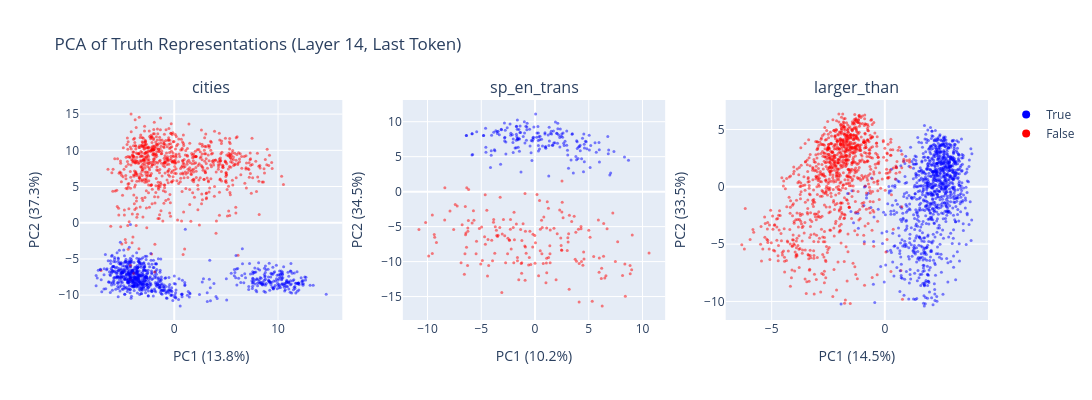

The notebook cell saved with this chart:
### Markdown cell above
Now let's visualize the PCA projections for all three datasets. Each point is a statement, colored by whether it's true or false.

Before running the cell, think about what you expect to see - PCA is completely unsupervised, so any separation by label would mean truth is one of the most prominent directions of variation in the activation space. Figure 1 of the Geometry of Truth paper shows this plot for LLaMA-2-70B; our results use 13B, so they might be somewhat noisier, but should still show the same qualitative pattern.

### Code cell
fig = make_subplots(rows=1, cols=3, subplot_titles=DATASET_NAMES)

for i, name in enumerate(DATASET_NAMES):
    acts = activations[name]
    label_text = labels_dict[name]
    prompts = statements_dict[name]
    pcs = get_pca_components(acts, k=2)
    X_centered = acts - acts.mean(dim=0)
    projected = (X_centered @ pcs).numpy()

    # Compute variance explained
    total_var = X_centered.var(dim=0).sum().item()
    pc_var = t.tensor(projected).var(dim=0)
    pct_explained = (pc_var / total_var * 100).tolist()

    colors = ["blue" if l == 1 else "red" for l in label_text.tolist()]
    fig.add_trace(
        go.Scatter(
            x=projected[:, 0],
            y=projected[:, 1],
            mode="markers",
            marker=dict(color=colors, size=3, opacity=0.5),
            name=name,
            showlegend=False,
            hovertext=prompts,
            customdata=list(zip(prompts, label_text)),
            hovertemplate=(
                "<b>%{customdata[1]}</b><br>"
                "%{customdata[0]}<br>"
                "PC1: %{x:.2f}<br>"
                "PC2: %{y:.2f}"
                "<extra></extra>"
            ),
        ),
        row=1,
        col=i + 1,
    )
    fig.update_xaxes(title_text=f"PC1 ({pct_explained[0]:.1f}%)", row=1, col=i + 1)
    fig.update_yaxes(title_text=f"PC2 ({pct_explained[1]:.1f}%)", row=1, col=i + 1)

# Add a legend manually
fig.add_trace(go.Scatter(x=[None], y=[None], mode="markers", marker=dict(color="blue", size=8), name="True"))
fig.add_trace(go.Scatter(x=[None], y=[None], mode="markers", marker=dict(color="red", size=8), name="False"))

fig.update_layout(
    title="PCA of Truth Representations (Layer 14, Last Token)",
    height=400,
    width=1200,
)
fig.show()

### Figure 1 — Plotly figure (JSON) as saved in the notebook; plotly's stock layout.template omitted (floating-point values rounded to 4 significant figures; data arrays with more than 128 entries replaced by an {"elided": "..."} marker saying what was removed)
{"data": [{"customdata": {"elided": "1496x2 mixed values"}, "hovertemplate": "<b>%{customdata[1]}</b><br>%{customdata[0]}<br>PC1: %{x:.2f}<br>PC2: %{y:.2f}<extra></extra>", "hovertext": {"elided": "1496 str values"}, "marker": {"color": {"elided": "1496 str values"}, "opacity": 0.5, "size": 3}, "mode": "markers", "name": "cities", "showlegend": false, "type": "scatter", "x": {"elided": "1496 float values"}, "xaxis": "x", "y": {"elided": "1496 float values"}, "yaxis": "y"}, {"customdata": {"elided": "354x2 mixed values"}, "hovertemplate": "<b>%{customdata[1]}</b><br>%{customdata[0]}<br>PC1: %{x:.2f}<br>PC2: %{y:.2f}<extra></extra>", "hovertext": {"elided": "354 str values"}, "marker": {"color": {"elided": "354 str values"}, "opacity": 0.5, "size": 3}, "mode": "markers", "name": "sp_en_trans", "showlegend": false, "type": "scatter", "x": {"elided": "354 float values"}, "xaxis": "x2", "y": {"elided": "354 float values"}, "yaxis": "y2"}, {"customdata": {"elided": "1980x2 mixed values"}, "hovertemplate": "<b>%{customdata[1]}</b><br>%{customdata[0]}<br>PC1: %{x:.2f}<br>PC2: %{y:.2f}<extra></extra>", "hovertext": {"elided": "1980 str values"}, "marker": {"color": {"elided": "1980 str values"}, "opacity": 0.5, "size": 3}, "mode": "markers", "name": "larger_than", "showlegend": false, "type": "scatter", "x": {"elided": "1980 float values"}, "xaxis": "x3", "y": {"elided": "1980 float values"}, "yaxis": "y3"}, {"marker": {"color": "blue", "size": 8}, "mode": "markers", "name": "True", "type": "scatter", "x": [null], "y": [null]}, {"marker": {"color": "red", "size": 8}, "mode": "markers", "name": "False", "type": "scatter", "x": [null], "y": [null]}], "layout": {"annotations": [{"font": {"size": 16}, "showarrow": false, "text": "cities", "x": 0.1444, "xanchor": "center", "xref": "paper", "y": 1, "yanchor": "bottom", "yref": "paper"}, {"font": {"size": 16}, "showarrow": false, "text": "sp_en_trans", "x": 0.5, "xanchor": "center", "xref": "paper", "y": 1, "yanchor": "bottom", "yref": "paper"}, {"font": {"size": 16}, "showarrow": false, "text": "larger_than", "x": 0.8556, "xanchor": "center", "xref": "paper", "y": 1, "yanchor": "bottom", "yref": "paper"}], "height": 400, "title": {"text": "PCA of Truth Representations (Layer 14, Last Token)"}, "width": 1200, "xaxis": {"anchor": "y", "domain": [0, 0.2889], "title": {"text": "PC1 (13.8%)"}}, "xaxis2": {"anchor": "y2", "domain": [0.3556, 0.6444], "title": {"text": "PC1 (10.2%)"}}, "xaxis3": {"anchor": "y3", "domain": [0.7111, 1], "title": {"text": "PC1 (14.5%)"}}, "yaxis": {"anchor": "x", "domain": [0, 1], "title": {"text": "PC2 (37.3%)"}}, "yaxis2": {"anchor": "x2", "domain": [0, 1], "title": {"text": "PC2 (34.5%)"}}, "yaxis3": {"anchor": "x3", "domain": [0, 1], "title": {"text": "PC2 (33.5%)"}}}}
